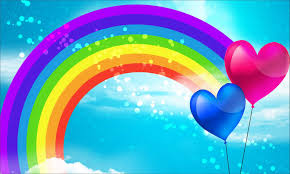
#> input picture arcoiris.jpg, 290 x 174 px
$ python espacoDeCor.py
#> lines starting #> are read from the running program, lines starting #| are printed output that depends on the picture
import cv2 as cv

flags = [i for i in dir(cv) if i.startswith('COLOR_RGB')]
print( flags )

path = "arcoiris.jpg"

img = cv.imread(path)
#> img is the input picture: shape (174, 290, 3); mean B, G, R 194.1, 162.8, 106.6
h,w = img.shape[:2]
#> h = 174; w = 290
hnew = int(h/1)
#> hnew = 174
wnew = int(w/1)
#> wnew = 290

resized2 = cv.resize(img,(wnew,hnew), interpolation=cv.INTER_AREA)

imgHLS = cv.cvtColor(resized2,cv.COLOR_BGR2HLS)
#> imgHLS: shape (174, 290, 3); mean of channels 0, 1, 2 92.3, 144, 224.2
imgYUV = cv.cvtColor(resized2,cv.COLOR_BGR2YUV)
#> imgYUV: shape (174, 290, 3); mean of channels 0, 1, 2 149.6, 149.9, 90.6

cv.imshow(" RGB ", resized2)
cv.imshow(" HLS ", imgHLS)
cv.imshow(" HLS H ", imgHLS[:,:,0])
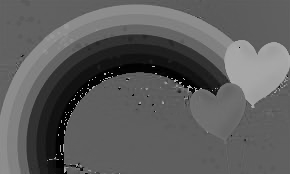
#> window ' HLS H ': shape (174, 290); min 0, max 180, mean 92.3
cv.imshow(" HLS L ", imgHLS[:,:,1])
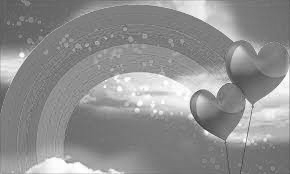
#> window ' HLS L ': shape (174, 290); min 57, max 255, mean 144
cv.imshow(" HLS S ", imgHLS[:,:,2])
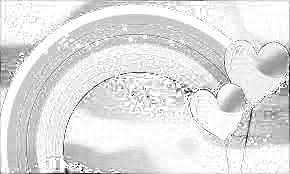
#> window ' HLS S ': shape (174, 290); min 0, max 255, mean 224.2


cv.imshow(" YUV ", imgYUV)
cv.imshow(" YUV Y ", imgYUV[:,:,0])
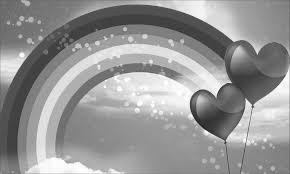
#> window ' YUV Y ': shape (174, 290); min 26, max 255, mean 149.6
cv.imshow(" YUV U ", imgYUV[:,:,1])
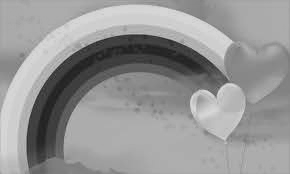
#> window ' YUV U ': shape (174, 290); min 27, max 219, mean 149.9
cv.imshow(" YUV V ", imgYUV[:,:,2])
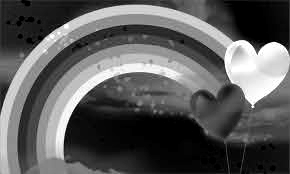
#> window ' YUV V ': shape (174, 290); min 0, max 255, mean 90.6

cv.waitKey(0)

$ run again, with bruno.jpg copied over arcoiris.jpg
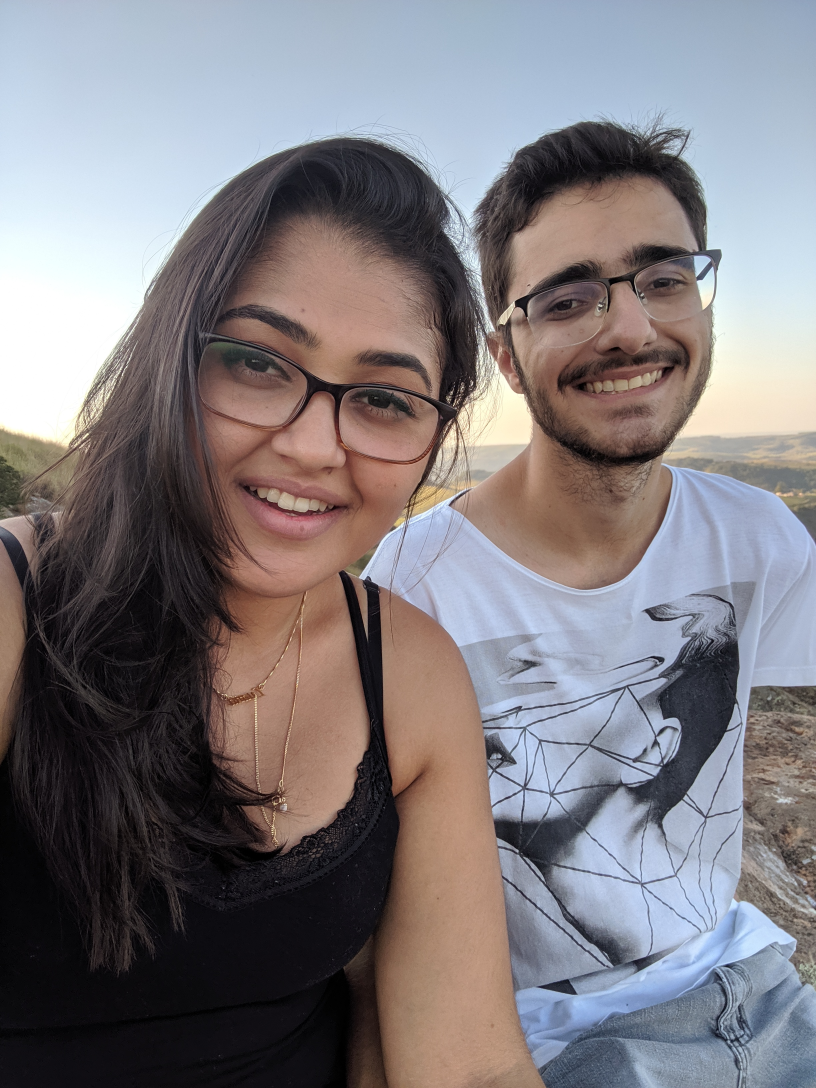
#> input picture bruno.jpg, 2448 x 3264 px (shown at 1/3 size)
#> img is the input picture: shape (3264, 2448, 3); mean B, G, R 126, 122.2, 127.1
#> imgHLS: shape (3264, 2448, 3); mean of channels 0, 1, 2 80.2, 126.5, 62.5
#> imgYUV: shape (3264, 2448, 3); mean of channels 0, 1, 2 124.1, 128.9, 130.7
#> `cv.imshow(" HLS S ", imgHLS[:,:,2])`:
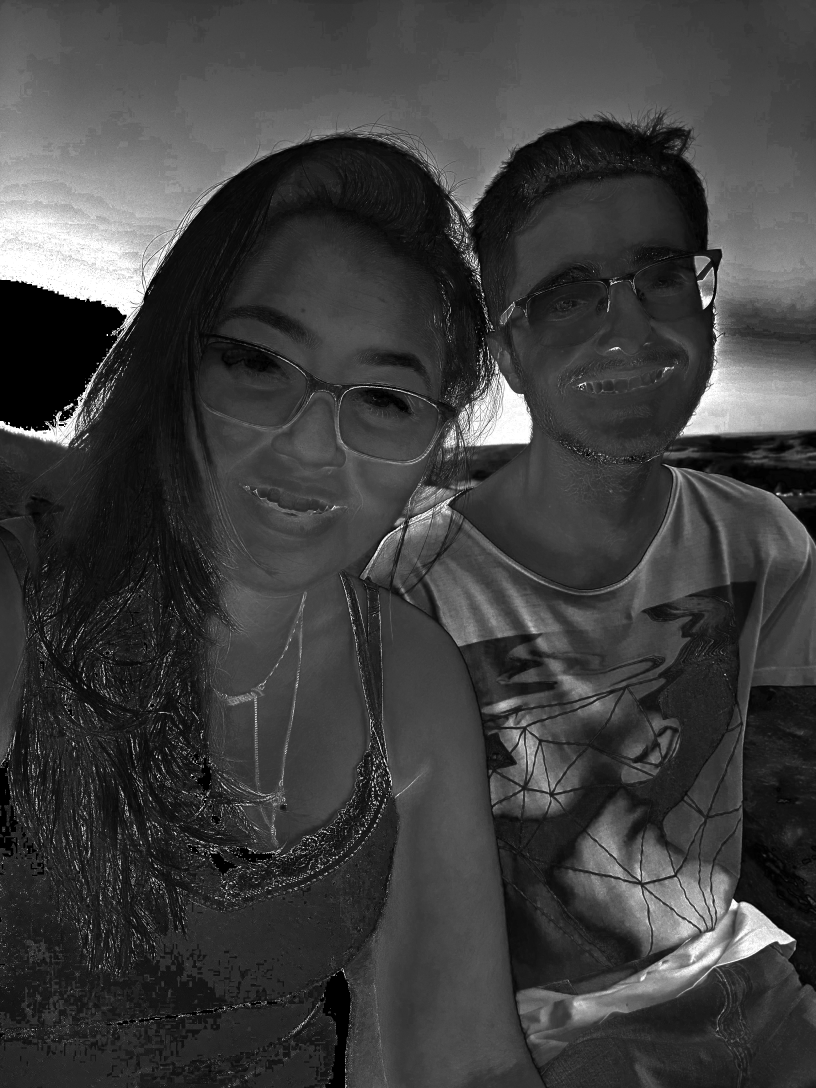
#> window ' HLS S ': shape (3264, 2448) (shown at 1/3 size); min 0, max 255, mean 62.5
#> `cv.imshow(" YUV V ", imgYUV[:,:,2])`:
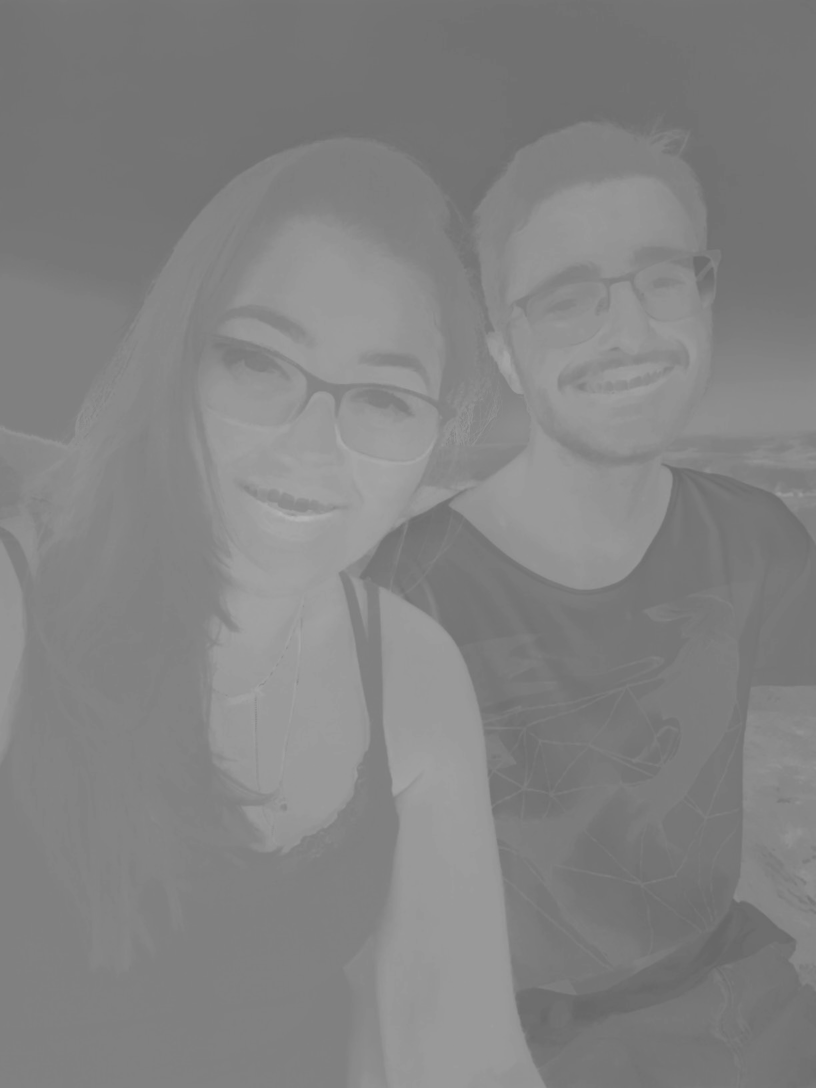
#> window ' YUV V ': shape (3264, 2448) (shown at 1/3 size); min 101, max 182, mean 130.7
